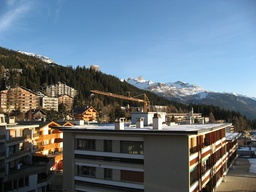
#> input picture data/crans_1_small.jpg, 256 x 192 px, shrunk from 1000 x 750 before the run
$ python harris.py   (Python 2 division)
#> lines starting #> are read from the running program, lines starting #| are printed output that depends on the picture; after the words box and inside, x2 and y2 are one past the last pixel; in counts of white or black regions, pixels touching at a corner belong together; long printed decimals are rounded
from scipy.ndimage import filters
from numpy import *
from PIL import Image
import matplotlib.pyplot as plt
import matplotlib.cm as cm


def computer_harris_response(im, sigma=3):
    """ Compute the Harris corner detector response function
      for each pixel in a graylevel image. """

    # derivatives
    imx = zeros(im.shape)
    filters.gaussian_filter(im, (sigma,sigma), (0,1), imx)
    imy = zeros(im.shape)
    filters.gaussian_filter(im, (sigma,sigma), (1,0), imy)

    # compute components of the Harris matrix
    Wxx = filters.gaussian_filter(imx*imx,sigma)
    Wxy = filters.gaussian_filter(imx*imy,sigma)
    Wyy = filters.gaussian_filter(imy*imy,sigma)

    # determinant and trace
    Wdet = Wxx*Wyy - Wxy**2
    Wtr = Wxx + Wyy

    return Wdet / Wtr

def get_harris_points(harrisim,min_dist=10, threshold=0.1):
    """ Return corners from a Harris response image
      min.dist is the minimum number of pixels separating
      corners and image boundary. """

    # find top corner candidates above a threshold
    corner_threshold = harrisim.max() * threshold
    print "corner_threshold:",corner_threshold,"from",harrisim.max(),"*",threshold
    harrisim_t = (harrisim > corner_threshold) * 1

    # get corrdiantes of candidates
    coords = array(harrisim_t.nonzero()).T

    # ...and their values
    candidates_values = [harrisim[c[0],c[1]] for c in coords]

    # sort candidates
    index = argsort(candidates_values)

    # store allowed point locations in array
    allowed_locations = zeros(harrisim.shape)
    allowed_locations[min_dist:-min_dist, min_dist:-min_dist] = 1

    # select the best points taking min_distance into account
    filtered_coords = []
    for i in index:
        if allowed_locations[coords[i,0],coords[i,1]] == 1:
            filtered_coords.append(coords[i])
            allowed_locations[(coords[i,0]-min_dist):(coords[i,0]+min_dist),
                  (coords[i,1]-min_dist):(coords[i,1]+min_dist)] = 0

    return filtered_coords

def plot_harris_points(image, filtered_coords):
    """ Plots corners found in image. """

    plt.figure('Edged Detection')
    plt.gray()
    plt.imshow(image)
    plt.plot([p[1] for p in filtered_coords],[p[0] for p in filtered_coords],'+')
    plt.axis('off')
    plt.show()

def get_descriptors(image, filtered_coords,wid=5):
    """ For each point return pixel values around the point
      using a neighbourhood of width 2*wid+1. (Assume points are
      extracted with min_distance > wid). """

    desc = []
    for coords in filtered_coords:
        patch = image[coords[0]-wid:coords[0]+wid+1,
                  coords[1]-wid:coords[1]+wid+1].flatten()
        desc.append(patch)

    return desc

def match(desc1, desc2,threshold=0.5):
    """ For each corner point descriptor in the first image
       select its match to second image using normalized cross correlation. """
    n = len(desc1[0])

    # pair-wise distances
    d = -ones((len(desc1),len(desc2)))
    for i in range(len(desc1)):
        for j in range(len(desc2)):
            d1 = (desc1[i] - mean(desc1[i])) / std(desc1[i])
            d2 = (desc2[j] - mean(desc2[j])) / std(desc2[j])
            ncc_value = sum(d1 * d2) / (n-1)
            if ncc_value > threshold:
                d[i,j] = ncc_value

    ndx = argsort(-d)
    matchscores = ndx[:,0]

    return matchscores

def match_twosided(desc1,desc2,threshold=0.5):
    """ Two-sided symmetric version of match(). """
    matches_12 = match(desc1,desc2,threshold)
    matches_21 = match(desc2,desc1,threshold)

    ndx_12 = where(matches_12 >= 0)[0]

    # remove matches that are not symmetric
    for n in ndx_12:
        if matches_21[matches_12[n]] != n:
            matches_12[n] = -1

    return matches_12

def appendimages(im1,im2):
    """ Return a new image that appends the two images side-by-side. """

    # select the iamges with the fewest rows and fill in enough empty rows
    rows1 = im1.shape[0]
    rows2 = im2.shape[0]

    if rows1 < rows2:
        im1 = concatenate((im1,zeros((rows2-rows1,im1.shape[1]))),axis=0)
    elif rows1 > rows2:
        im2 = concatenate((im2,zeros((row2-row1,im1,shape[1]))),axis=0)
    #if none of these cases they are equal, no filling needed

    return concatenate((im1,im2), axis=1)

def plot_matches(im1,im2,locs1,locs2,matchscores,show_below=True):
    """ Show a figure with lines joining the accepted matches
      input: im1,im2 (images as arrays), locs1,locs2 (feature locations),
      matchscores (as output from 'match()''),
      show_below (if images should be shown below matches). """

    im3 = appendimages(im1,im2)
    if show_below:
        im3 = vstack((im3,im3))

    plt.imshow(im3)

    cols1 = im1.shape[1]
    for i,m in enumerate(matchscores):
        if m>0:
            plt.plot([locs1[i][1],locs2[m][1]+cols1],[locs1[i][0],locs2[m][0]],'c')
            plt.axis('off')

# commands 1
def edge_detection(path='../../data/empire.jpg'):
    im = array(Image.open(path).convert('L'))
    harrisim = computer_harris_response(im)
    # [5 lines of commented-out code are left out]
    filtered_coords = get_harris_points(harrisim,6)
    plot_harris_points(im, filtered_coords)

# commands 2
def edge_matching(path1='../../data/crans_1_small.jpg', path2='../../data/crans_2_small.jpg'):
#> called with path1 = '../../data/crans_1_small.jpg', path2 = '../../data/crans_2_small.jpg'
    im1 = array(Image.open(path1).convert('L'))
    img1 = array(Image.open(path1))
#> img1 is the input picture: shape (192, 256, 3); mean R, G, B 99.4, 113.2, 124.1

    im2 = array(Image.open(path2).convert('L'))
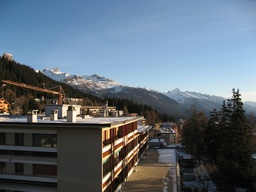
#> input picture data/crans_2_small.jpg, 256 x 192 px, shrunk from 1000 x 750 before the run
    img2 = array(Image.open(path2))
#> img2 is the input picture: shape (192, 256, 3); mean R, G, B 94.7, 107.3, 118.8

    wid = 5
    harrisim = computer_harris_response(im1,5)
    filtered_coords1 = get_harris_points(harrisim,wid+1)
#> in get_harris_points, `corner_threshold = harrisim.max() * threshold`: corner_threshold = 0.684
#| corner_threshold: 0.6843 from 6.843 * 0.1
#> in get_harris_points, `harrisim_t = (harrisim > corner_threshold) * 1`:
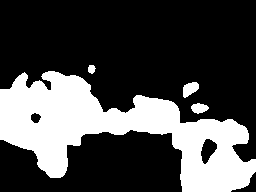
#> harrisim_t: shape (192, 256) int64; values 0 (black) and 1 (white), 29.1% white; 4 white regions, box (x1, y1, x2, y2) and area: (0, 71, 256, 192) 13945, (183, 82, 199, 98) 173, (191, 103, 209, 114) 136, (88, 65, 96, 74) 54
#> in get_harris_points, `coords = array(harrisim_t.nonzero()).T`: coords = 14308 pairs, first value 65 to 191, second value 0 to 255
#> in get_harris_points, `candidates_values = [harrisim[c[0],c[1]] for c in coords]`: candidates_values = 14308 values, max 6.84 at index 1520, min 0.684 at index 4253, mean 2.11
#> in get_harris_points, `index = argsort(candidates_values)`: index = 14308 values, max 14307 at index 156, min 0 at index 5, mean 7153.5
#> the loop in get_harris_points, `for i in index:` made 14308 passes
#> i on passes 1 to 3: 4253, 2780, 25
#> after the loop in get_harris_points, `for i in index:`:
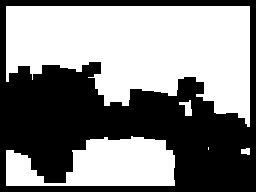
#> allowed_locations: shape (192, 256) float64; values 0 (black) and 1 (white), 52.2% white; 1 black region, box (x1, y1, x2, y2) and area: (0, 0, 256, 192) 23488
#> after the loop in get_harris_points, `for i in index:`: filtered_coords = 294 pairs, first value 68 to 185, second value 6 to 249
#> filtered_coords1 has the same summary as filtered_coords in get_harris_points
    d1 = get_descriptors(im1,filtered_coords1,wid)
#> the loop in get_descriptors, `for coords in filtered_coords:` made 294 passes
#> coords on passes 1 to 3: [112, 124], [103, 197], [68, 95]
#> after the loop in get_descriptors, `for coords in filtered_coords:`: desc = 294 items
#> d1 = 294 items

    harrisim = computer_harris_response(im2,5)
    filtered_coords2 = get_harris_points(harrisim,wid+1)
#> call 2 of get_harris_points, with min_dist = 6, threshold = 0.1
#> in get_harris_points (call 2), `corner_threshold = harrisim.max() * threshold`: corner_threshold = 1.42
#| corner_threshold: 1.418 from 14.178 * 0.1
#> in get_harris_points (call 2), `harrisim_t = (harrisim > corner_threshold) * 1`: harrisim_t: shape (192, 256) int64; values 0 (black) and 1 (white), 10.6% white; 4 white regions, box (x1, y1, x2, y2) and area: (0, 94, 155, 192) 3268, (218, 83, 256, 120) 1005, (115, 152, 158, 186) 722, (161, 142, 177, 160) 207
#> in get_harris_points (call 2), `coords = array(harrisim_t.nonzero()).T`: coords = 5202 pairs, first value 83 to 191, second value 0 to 255
#> in get_harris_points (call 2), `candidates_values = [harrisim[c[0],c[1]] for c in coords]`: candidates_values = 5202 values, max 14.18 at index 488, min 1.42 at index 2260, mean 2.79
#> in get_harris_points (call 2), `index = argsort(candidates_values)`: index = 5202 values, max 5201 at index 63, min 0 at index 439, mean 2600.5
#> the loop in get_harris_points (call 2), `for i in index:` made 5202 passes
#> i on passes 1 to 3: 2260, 4704, 2493
#> after the loop in get_harris_points (call 2), `for i in index:`:
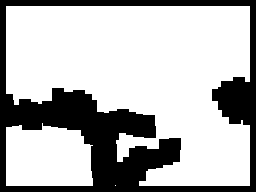
#> allowed_locations: shape (192, 256) float64; values 0 (black) and 1 (white), 71.2% white; 1 black region, box (x1, y1, x2, y2) and area: (0, 0, 256, 192) 14161
#> after the loop in get_harris_points (call 2), `for i in index:`: filtered_coords = 121 pairs, first value 83 to 185, second value 6 to 249
#> filtered_coords2 has the same summary as filtered_coords in get_harris_points
    d2 = get_descriptors(im2,filtered_coords2,wid)
#> the loop in get_descriptors (call 2), `for coords in filtered_coords:` made 121 passes
#> coords on passes 1 to 12: [117, 43], [171, 108], [184, 133], [100, 7], [87, 227], [134, 113], [103, 58], [121, 6], [100, 86], [163, 150], [155, 152], [119, 21]
#> d2 = 121 items

    print 'starting matching'
    matches = match_twosided(d1,d2)
#> in match, `n = len(desc1[0])`: n = 121
#> in match, `d = -ones((len(desc1),len(desc2)))`: d: shape (294, 121) float64; every value is -1
#> after the loop in match, `for i in range(len(desc1)):`:
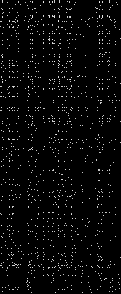
#> d: shape (294, 121) float64; min -1, max 0.977, mean -0.942; drawn with min black and max white
#> in match, `matchscores = ndx[:,0]`: matchscores = 294 values, max 120 at index 38, min 1 at index 55, mean 62.37
#> in match_twosided, `matches_12 = match(desc1,desc2,threshold)`: matches_12 has the same summary as matchscores in match
#> call 2 of match, with threshold = 0.5
#> in match (call 2), `d = -ones((len(desc1),len(desc2)))`: d: shape (121, 294) float64; every value is -1
#> the loop in match (call 2), `for i in range(len(desc1)):` made 121 passes
#> after the loop in match (call 2), `for i in range(len(desc1)):`:
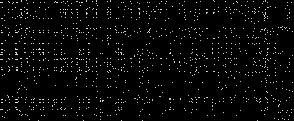
#> d: shape (121, 294) float64; min -1, max 0.977, mean -0.942; drawn with min black and max white
#> in match (call 2), `matchscores = ndx[:,0]`: matchscores = 121 values, max 284 at index 119, min 2 at index 43, mean 151
#> in match_twosided, `matches_21 = match(desc2,desc1,threshold)`: matches_21 has the same summary as matchscores in match
#> in match_twosided, `ndx_12 = where(matches_12 >= 0)[0]`: ndx_12 = 294 values from 0 to 293
#> after the loop in match_twosided, `for n in ndx_12:`: matches_12 = 294 values, max 119 at index 284, min -1 at index 0, mean 9.34
#> matches has the same summary as matches_12 in match_twosided

    print 'finished matches now plotting'

    plt.figure()
    plot_matches(img1,img2,filtered_coords1,filtered_coords2,matches)
#> the loop in plot_matches, `for i,m in enumerate(matchscores):` made 294 passes
#> m on passes 1 to 3: -1, -1, 99
    plt.show()
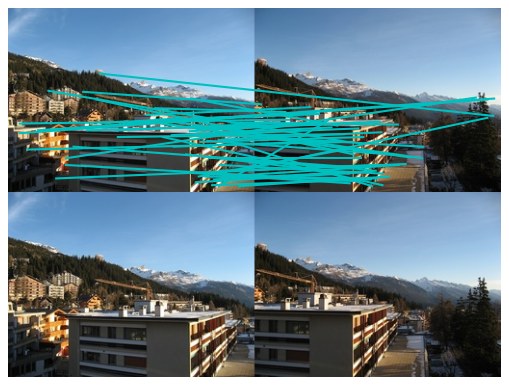
#> figure drawn by matplotlib, 1 panel

    print 'DONE'
edge_matching()
